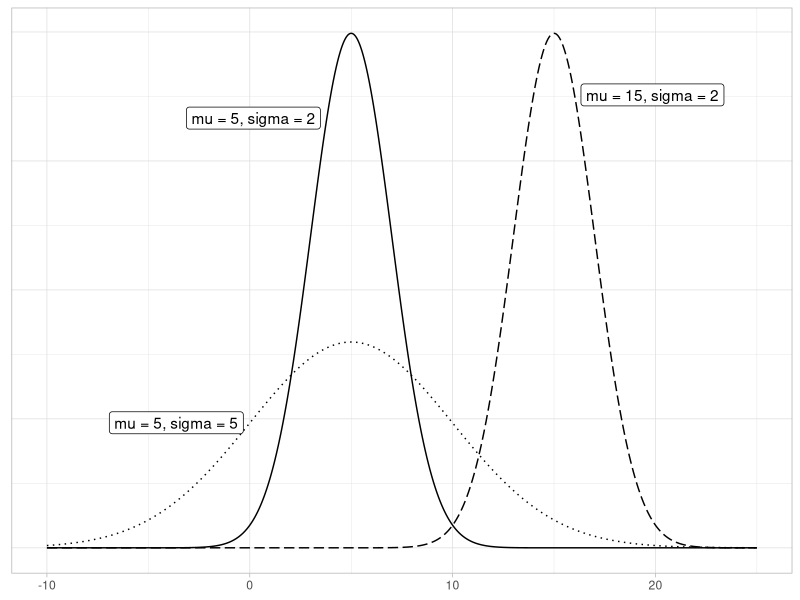
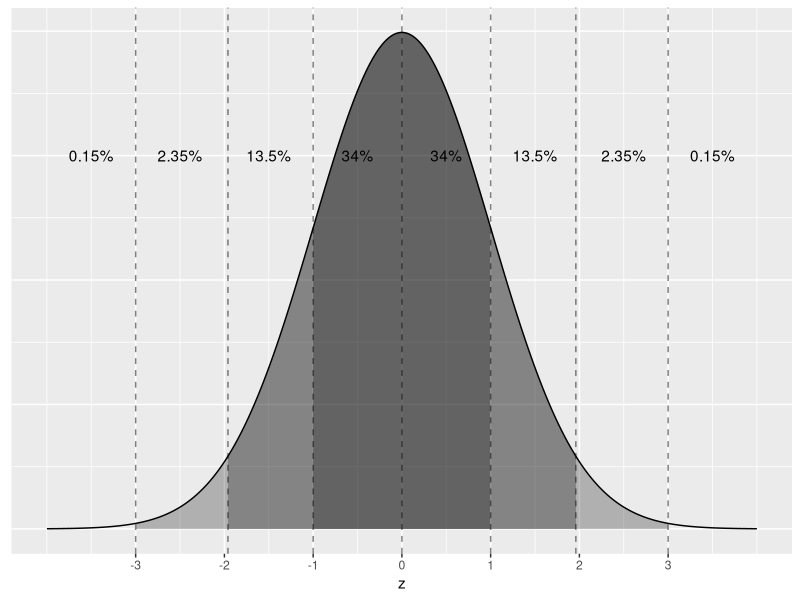

These figures' R source, in order:
## ---- chunk 1
chap <- "A"
lc <- 0
rq <- 0
# **`r paste0("(LC", chap, ".", (lc <- lc + 1), ")")`**
# **`r paste0("(RQ", chap, ".", (rq <- rq + 1), ")")`**

knitr::opts_chunk$set(
  tidy = FALSE, 
  out.width = '\\textwidth', 
  fig.height = 4,
  warning = FALSE
)

options(scipen = 99, digits = 3)

# Set random number generator see value for replicable pseudorandomness.
set.seed(76)
## ---- chunk 2
# Packages needed internally, but not in text.
library(scales)
library(tidyverse)
## ---- chunk 3
all_points <- tibble(
  domain = seq(from = -10, to = 25, by = 0.01),
  `mu = 5, sigma = 2` = dnorm(x = domain, mean = 5, sd = 2),
  `mu = 5, sigma = 5` = dnorm(x = domain, mean = 5, sd = 5),
  `mu = 15, sigma = 2` = dnorm(x = domain, mean = 15, sd = 2)
)  %>% 
  gather(key = "Distribution", value = "value", - domain) %>% 
  mutate(
    Distribution = factor(
      Distribution, 
      levels = c("mu = 5, sigma = 2", 
                 "mu = 5, sigma = 5", 
                 "mu = 15, sigma = 2")
    )
  )

for_labels <- all_points %>% 
  filter(between(domain, 3.795, 3.805) & Distribution == "mu = 5, sigma = 2" |
           between(domain, 0.005, 0.0105) & Distribution == "mu = 5, sigma = 5" |
           between(domain, 16.005, 16.015) & Distribution == "mu = 15, sigma = 2")

all_points %>% 
  ggplot(aes(x = domain, y = value, linetype = Distribution)) +
  geom_line() +
  ggrepel::geom_label_repel(data = for_labels, aes(label = Distribution),
                            nudge_x = c(-1, -2.1, 1)) +
  theme_light() +
  scale_linetype_manual(values=c("solid", "dotted", "longdash")) + 
  theme(
    axis.title.y = element_blank(),
    axis.title.x = element_blank(),
    axis.text.y = element_blank(),
    axis.ticks.y = element_blank(),
    legend.position = "none"
  )
## ---- chunk 4
shade_3_sd <- function(x) {
  y <- dnorm(x, mean = 0, sd = 1)
  y[x <= -3 | x >= 3] <- NA
  return(y)
}
shade_2_sd <- function(x) {
  y <- dnorm(x, mean = 0, sd = 1)
  y[x <= -1.96 | x >= 1.96] <- NA
  return(y)
}
shade_1_sd <- function(x) {
  y <- dnorm(x, mean = 0, sd = 1)
  y[x <= -1 | x >= 1] <- NA
  return(y)
}

labels <- tibble(
  x = c(-3.5, -2.5, -1.5, -0.5, 0.5, 1.5, 2.5, 3.5),
  label = c("0.15%", "2.35%", "13.5%", "34%", "34%", "13.5%", "2.35%", "0.15%")
) %>% 
  mutate(y = rep(0.3, times = n()))

ggplot(data = tibble(x = c(-4, 4)), aes(x)) +
  geom_text(data = labels, aes(y=y, label = label)) + 
  # Trace normal curve
  stat_function(fun = dnorm, args = list(mean = 0, sd = 1), n = 1000) + 
  # Shade and delineate +/- 3 SD
  stat_function(fun = shade_3_sd, geom = "area", fill = "black", alpha = 0.25, n = 1000) +
  # annotate(geom = "segment", x = c(3, -3), xend = c(3, -3), y = 0, yend = dnorm(3, mean = 0, sd = 1)) +
  # Shade and delineate +/- 2 SD
  stat_function(fun = shade_2_sd, geom = "area", fill = "black", alpha = 0.25, n = 1000) +
  # annotate(geom = "segment", x = c(1.96, -1.96), xend = c(1.96, -1.96), y = 0, yend = dnorm(1.96, mean = 0, sd = 1)) +
  # Shade and delineate +/- 1 SD
  stat_function(fun = shade_1_sd, geom = "area", fill = "black", alpha = 0.25, n = 1000) +
  # annotate(geom = "segment", x = c(1, -1), xend = c(1, -1), y = 0, yend = dnorm(1, mean = 0, sd = 1)) + 
  geom_vline(xintercept = c(-3, -1.96, -1, 0, 1, 1.96, 3), linetype = "dashed", alpha = 0.5) +
  # Axes
  scale_x_continuous(breaks = seq(from = -3, to = 3, by = 1)) +
  labs(x = "z", y = "") +
  theme(axis.title.y = element_blank(), axis.text.y = element_blank(), axis.ticks.y = element_blank())
## ---- chunk 5
tibble(Price = c(1,10,100,1000,10000,100000,1000000)) %>% 
  mutate(
    `log10(Price)` = log10(Price),
    Price = dollar(Price),
    `Order of magnitude` = c("Singles", "Tens", "Hundreds", "Thousands", "Tens of thousands", "Hundreds of thousands", "Millions"),
    `Examples` = c("Cups of coffee", "Books", "Mobile phones", "High definition TVs", "Cars", "Luxury cars and houses", "Luxury houses")
  ) %>% 
  knitr::kable(
    digits = 3, 
    caption = "log10 transformed prices, orders of magnitude, and examples", 
    booktabs = TRUE,
    linesep = ""
  ) 
